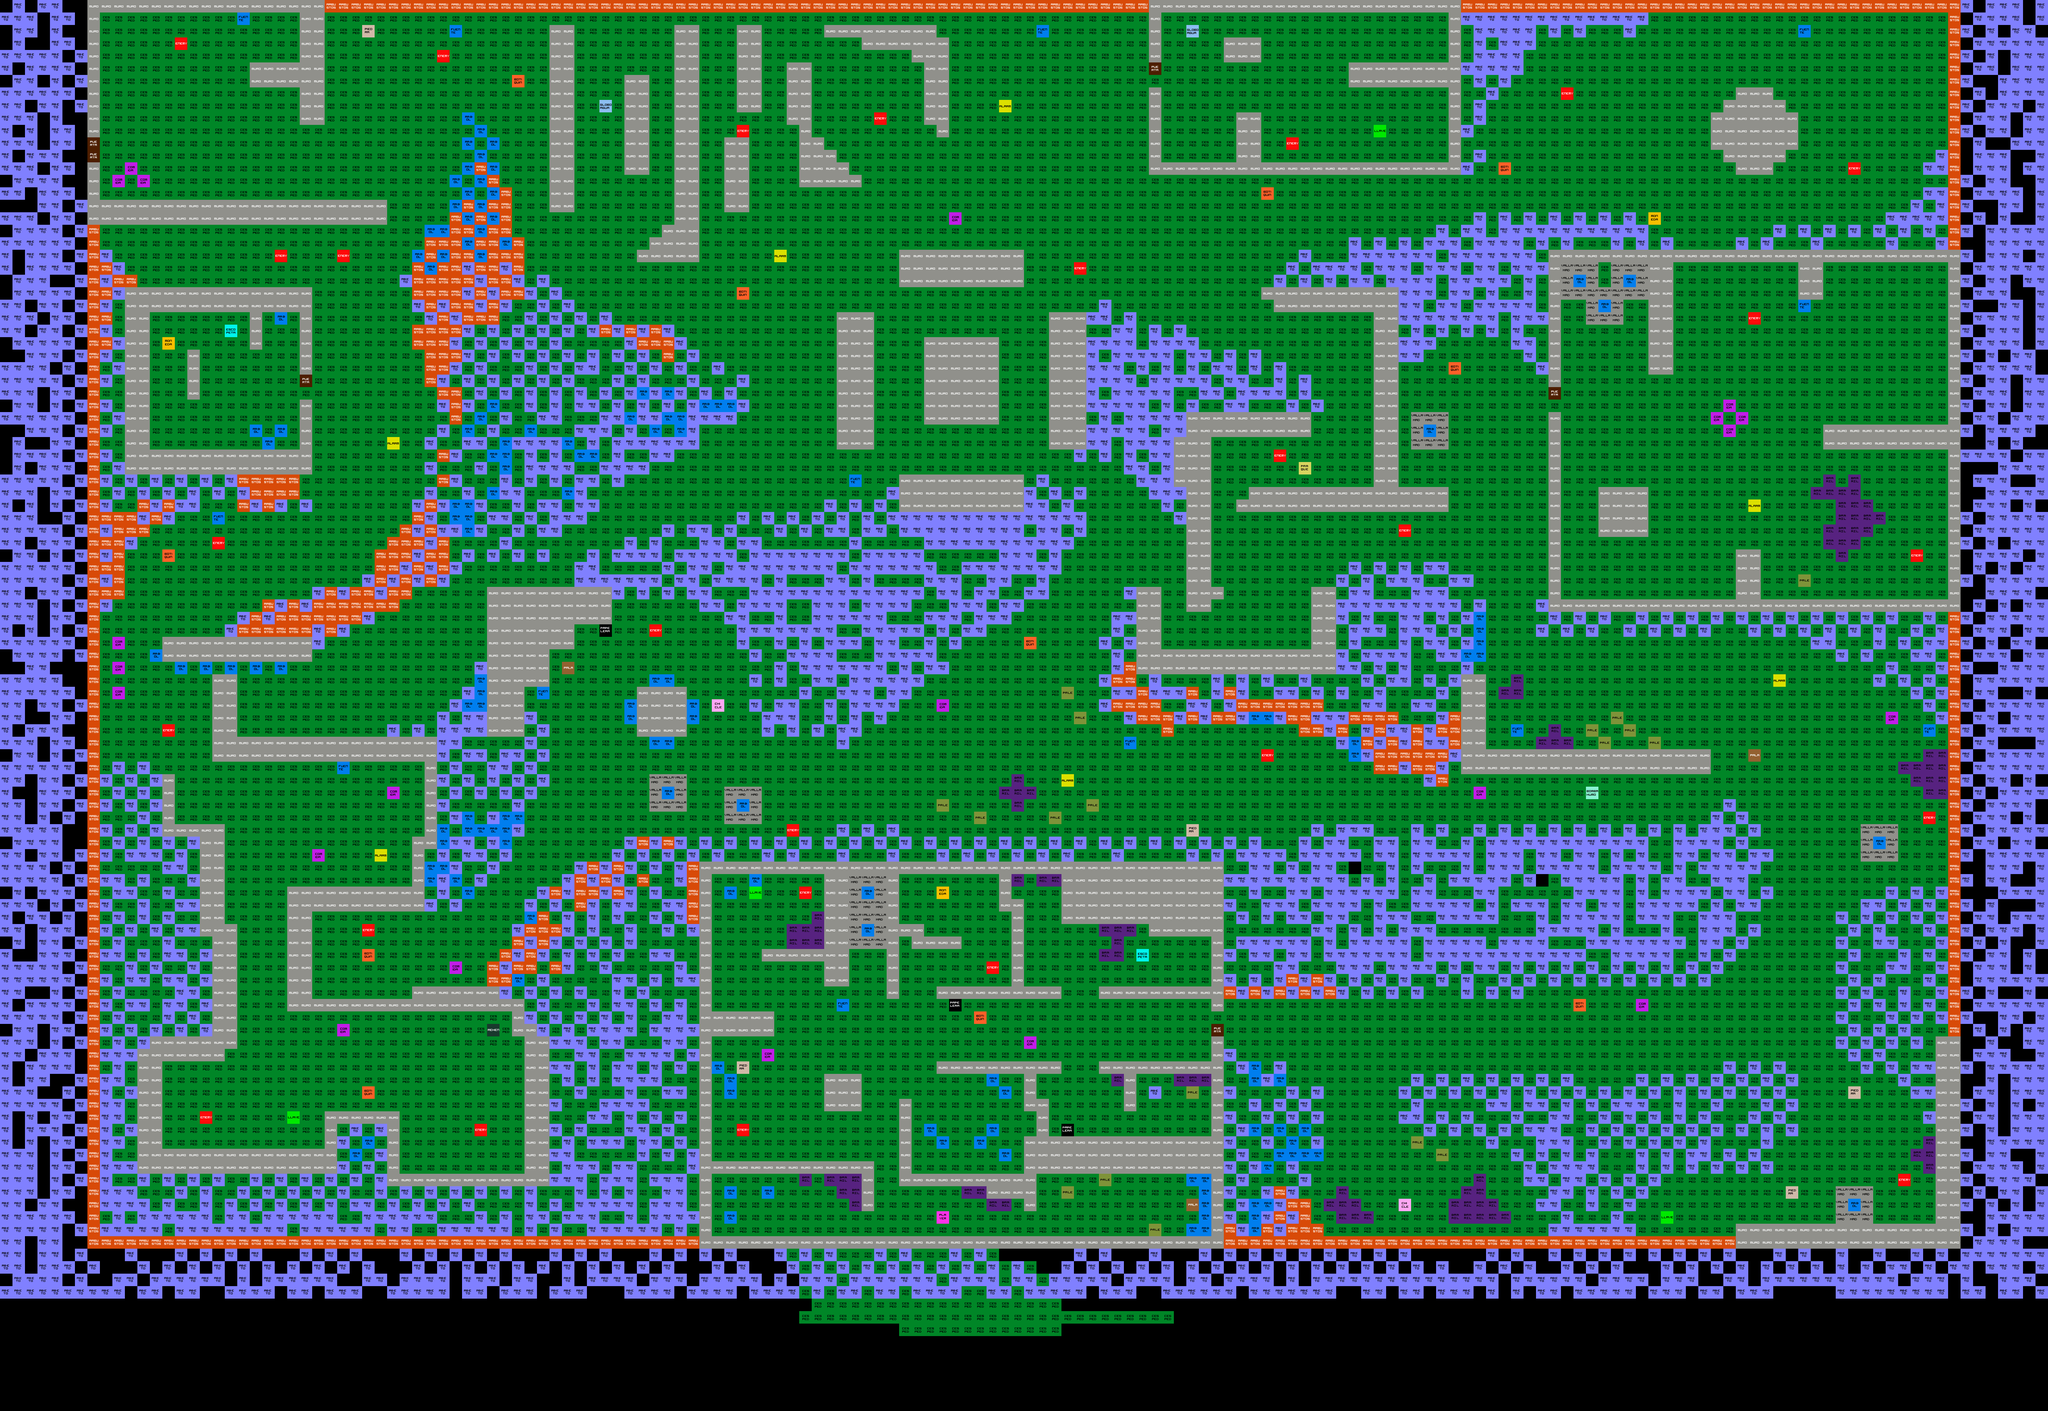

The image is a tile-based game level rendered from a .tmx file. Its description and source (layers, tilesets, objects; grid data summarised) follow:
An orthogonal 164x113 tile map with 32x32 px tiles, 2 tile layers (Capa de Patrones 1, Capa de patrones 2) and 193 objects (147x nodo).

<map version="1.0" orientation="orthogonal" renderorder="right-down" width="164" height="113" tilewidth="32" tileheight="32" nextobjectid="211">
 <tileset firstgid="1" name="tileset" tilewidth="32" tileheight="32" tilecount="64" columns="8">
  <image source="tileset.png" width="256" height="256" />
 </tileset>
 <layer name="Capa de Patrones 1" width="164" height="113">
  <data>[18532 cells, 15140 non-empty, 3 distinct tile ids]</data>
 </layer>
 <layer name="Capa de patrones 2" width="164" height="113">
  <data>[18532 cells, 3865 non-empty, 24 distinct tile ids]</data>
 </layer>
 <objectgroup name="muros">
  <object id="1" x="1792" y="3168">
   <polyline points="0,0 0,32 -1568,32 -1568,-2592 -1536,-2592 -1536,0 0,0" />
  </object>
  <object id="2" x="1792" y="2208">
   <polyline points="0,0 0,992 1340,988 1344,448 1312,448 1312,704 832,704 832,800 1312,800 1312,960 32,960 32,448 192,448 192,384 64,384 32,384 32,32 320,32 320,320 384,320 384,32 928,32 928,160 1152,160 1152,192 1312,192 1312,384 1344,384 1344,0 0,0" />
  </object>
  <object id="3" x="2112" y="2752">
   <polyline points="0,0 0,96 96,96 96,0 0,0" />
  </object>
  <object id="4" x="3136" y="3168">
   <polyline points="0,0 1312,0 1312,32 0,32 0,0" />
  </object>
  <object id="5" x="4448" y="3136">
   <polyline points="0,0 0,64 576,64 576,-480 512,-480 512,0 0,0" />
  </object>
  <object id="6" x="4992" y="1568">
   <polyline points="0,0 32,0 32,1088 0,1088 0,0" />
  </object>
  <object id="7" x="3744" y="1728">
   <polyline points="0,0 64,0 64,192 640,192 640,256 0,256 0,0" />
  </object>
  <object id="8" x="3968" y="640">
   <polyline points="0,0 1056,0 1056,928 0,928 0,416 32,416 32,896 480,896 480,768 544,768 544,896 1024,896 1024,512 704,512 704,448 1024,448 1024,32 704,32 704,128 640,128 640,32 320,32 320,320 256,320 256,32 32,32 32,352 0,352 0,0" />
  </object>
  <object id="9" x="4096" y="1248">
   <polyline points="0,0 128,0 128,128 0,128 0,0" />
  </object>
  <object id="10" x="3744" y="0">
   <polyline points="0,0 0,32 1216,32 1248,32 1248,640 1280,640 1280,0 0,0" />
  </object>
  <object id="11" x="2944" y="0">
   <polyline points="0,0 800,0 800,448 0,448 0,224 32,224 32,416 224,416 224,288 288,288 288,416 768,416 768,224 512,224 512,160 768,160 768,32 32,32 32,160 0,160 0,0" />
  </object>
  <object id="12" x="3136" y="96">
   <polyline points="0,0 0,64 96,64 96,0 0,0" />
  </object>
  <object id="13" x="2944" y="0">
   <polyline points="0,0 0,32 -2112,32 -2112,0 0,0" />
  </object>
  <object id="14" x="224" y="0">
   <polyline points="0,0 608,0 608,320 544,320 544,224 416,224 416,160 544,160 544,32 32,32 32,352 0,352 0,0" />
  </object>
  <object id="15" x="224" y="416">
   <polyline points="0,0 0,160 768,160 768,96 32,96 32,0 0,0" />
  </object>
  <object id="16" x="320" y="736">
   <polyline points="0,0 0,480 480,480 480,288 448,288 448,416 64,416 64,64 320,64 320,160 352,160 352,64 448,64 448,224 480,224 480,0 0,0" />
  </object>
  <object id="18" x="480" y="896">
   <polyline points="0,0 32,0 32,128 0,128 0,0" />
  </object>
  <object id="19" x="1248" y="1504">
   <polyline points="0,0 320,0 320,96 256,96 224,96 224,160 160,160 160,256 96,256 96,384 0,384 0,0" />
  </object>
  <object id="20" x="1632" y="1760">
   <polyline points="0,0 0,128 128,128 128,0 0,0" />
  </object>
  <object id="21" x="2144" y="800">
   <polyline points="0,0 0,352 96,352 96,0 0,0" />
  </object>
  <object id="23" x="2368" y="864">
   <polyline points="0,0 192,0 192,224 0,224 0,0" />
  </object>
  <object id="24" x="2304" y="1216">
   <polyline points="0,0 0,96 320,96 320,0 0,0" />
  </object>
  <object id="25" x="2304" y="640">
   <polyline points="0,0 0,96 320,96 320,0 0,0" />
  </object>
  <object id="26" x="2688" y="800">
   <polyline points="0,0 0,352 96,352 96,0 0,0" />
  </object>
  <object id="27" x="1408" y="64">
   <polyline points="0,0 64,0 64,480 0,480 0,0" />
  </object>
  <object id="28" x="1600" y="192">
   <polyline points="0,0 64,0 64,256 0,256 0,0" />
  </object>
  <object id="29" x="1728" y="64">
   <polyline points="0,0 64,0 64,608 -96,608 -96,576 -64,576 -64,544 -32,544 -32,512 0,512 0,0" />
  </object>
  <object id="30" x="1888" y="64">
   <polyline points="0,0 64,0 64,224 0,224 0,0" />
  </object>
  <object id="31" x="1856" y="352">
   <polyline points="0,0 64,0 64,192 0,192 0,0" />
  </object>
  <object id="32" x="2016" y="160">
   <polyline points="0,0 0,160 32,160 32,320 192,320 192,288 160,288 160,256 128,256 128,224 96,224 96,192 64,192 64,0 0,0" />
  </object>
  <object id="33" x="2112" y="64">
   <polyline points="0,0 0,32 96,32 96,64 224,64 224,96 256,96 256,256 288,256 288,288 320,288 320,32 288,32 288,0 0,0" />
  </object>
  <object id="34" x="416" y="1632">
   <polyline points="0,0 0,64 384,64 384,32 416,32 416,0 0,0" />
  </object>
  <object id="35" x="544" y="1728">
   <polyline points="0,0 0,224 544,224 544,416 512,416 512,544 192,544 192,864 768,864 768,928 800,928 800,1280 480,1280 480,1120 288,1120 288,1216 -128,1216 -128,992 32,992 32,960 64,960 64,640 32,640 32,384 -96,384 -96,256 -128,256 -128,416 -32,416 -32,672 0,672 0,928 -160,928 -160,960 -192,960 -192,1280 320,1280 320,1152 448,1152 448,1312 864,1312 864,928 832,928 832,896 800,896 800,832 736,832 736,800 512,800 512,832 256,832 256,608 544,608 544,448 576,448 576,160 64,160 64,0 0,0" />
  </object>
  <object id="39" x="2912" y="1504">
   <polyline points="0,0 0,224 512,224 512,0 448,0 448,160 64,160 64,0 0,0" />
  </object>
  <object id="40" x="3040" y="1056">
   <polyline points="0,0 0,64 -32,64 -32,192 0,192 0,512 64,512 64,480 96,480 96,448 64,448 64,64 320,64 320,0 0,0" />
  </object>
  <object id="41" x="3232" y="736">
   <polyline points="0,0 0,32 32,32 32,64 288,64 288,512 -32,512 -32,544 -64,544 -64,576 480,576 480,512 352,512 352,0 0,0" />
  </object>
  <object id="42" x="4448" y="224">
   <polyline points="0,0 0,32 -32,32 -32,64 -64,64 -64,160 -32,160 -32,192 0,192 0,224 96,224 96,192 128,192 128,160 160,160 160,64 128,64 128,32 96,32 96,0 0,0" />
  </object>
  <object id="46" x="2560" y="2240">
   <polyline points="0,0 0,96 32,96 32,288 -160,288 -160,320 160,320 160,288 64,288 64,64 32,64 32,0 0,0" />
  </object>
  <object id="47" x="2272" y="2240">
   <polyline points="0,0 0,320 32,320 32,160 64,160 64,192 192,192 192,160 96,160 96,128 32,128 32,0 0,0" />
  </object>
  <object id="48" x="1952" y="2432">
   <polyline points="0,0 160,0 160,32 0,32 0,0" />
  </object>
  <object id="49" x="1824" y="2976">
   <polyline points="0,0 416,0 416,128 384,128 384,32 0,32 0,0" />
  </object>
  <object id="50" x="2304" y="2816">
   <polyline points="0,0 0,224 224,224 224,256 320,256 320,288 352,288 352,192 32,192 32,0 0,0" />
  </object>
  <object id="51" x="2400" y="2720">
   <polyline points="0,0 0,32 224,32 224,128 256,128 256,192 288,192 288,96 256,96 256,32 320,32 320,0 0,0" />
  </object>
  <object id="52" x="2816" y="2720">
   <polyline points="0,0 0,32 64,32 64,128 96,128 96,32 288,32 288,0 0,0" />
  </object>
  <object id="53" x="2816" y="2528">
   <polyline points="0,0 0,32 288,32 288,0 0,0" />
  </object>
 </objectgroup>
 <objectgroup name="nodos">
  <!-- 148 objects omitted --></objectgroup>
</map>
<!-- 148 of 193 objects omitted -->
